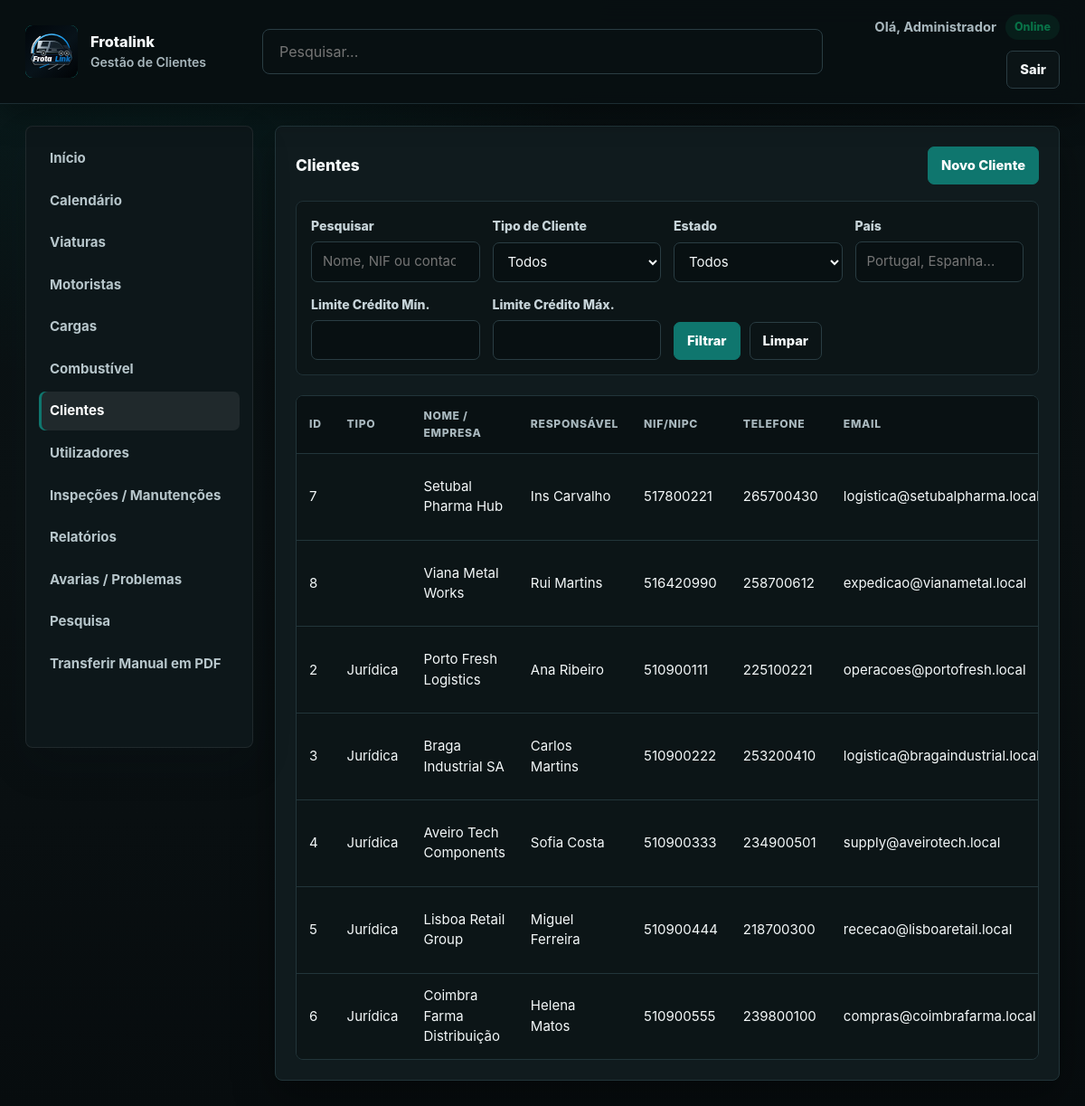
The app's page /frotas/clientes_listar.php (signed in) with its own data.
### tables this page shows
CREATE TABLE `clientes` (
  `id` int(11) NOT NULL,
  `tipo_cliente` enum('Física','Jurídica') NOT NULL DEFAULT 'Física',
  `nome` varchar(255) NOT NULL,
  `responsavel_contacto` varchar(255) DEFAULT NULL,
  `nif_nipc` varchar(100) NOT NULL,
  `morada_fiscal` varchar(255) DEFAULT NULL,
  `codigo_postal` varchar(50) DEFAULT NULL,
  `localidade` varchar(100) DEFAULT NULL,
  `pais` varchar(100) DEFAULT NULL,
  `telefone` varchar(50) DEFAULT NULL,
  `email` varchar(255) DEFAULT NULL,
  `website` varchar(255) DEFAULT NULL,
  `limite_credito` decimal(12,2) DEFAULT 0.00,
  `prazo_pagamento_dias` int(11) DEFAULT 30,
  `estado_cliente` enum('Ativo','Bloqueado','Inativo') NOT NULL DEFAULT 'Ativo',
  `created_at` timestamp NOT NULL DEFAULT current_timestamp(),
  `lat` decimal(10,7) DEFAULT NULL,
  `lon` decimal(10,7) DEFAULT NULL
);

### frotas/config.php (called while the page is built, shortened)
<?php
function currentUserRole(): string {
    return $_SESSION['nivel_acesso'] ?? '';
}
function isAdmin(): bool {
    return currentUserRole() === 'admin';
}
function canManageOperations(): bool {
    return isAdmin() || isGestor();
}
function canManageUsers(): bool {
    return isAdmin();
}

### frotas/clientes_listar.php (the view, shortened to what this page needs)
<?php
require_once 'config.php';
$activePage = 'clientes';
$conn = getDbConnection();
$search = trim($_GET['search'] ?? '');
$pais = trim($_GET['pais'] ?? '');
$min_limite_credito = trim($_GET['min_limite_credito'] ?? '');
$max_limite_credito = trim($_GET['max_limite_credito'] ?? '');
$query = "SELECT id, tipo_cliente, nome, responsavel_contacto, nif_nipc, email, telefone, pais, limite_credito, estado_cliente, created_at FROM clientes";
$query .= ' ORDER BY created_at DESC';
$result = $conn->query($query);
?>
<!DOCTYPE html>
<html lang="pt-PT">
<head>
    <link rel="stylesheet" href="layout.css">
</head>
<body class="dashboard-page">
    <header class="topbar">
        <div class="brand">
            <button type="button" class="brand-logo" onclick="window.location.href='index.php'" aria-label="Página principal"><img src="assets/logo.svg" alt="Frotalink"></button>
            <div>
                <p class="brand-title">Frotalink</p>
                <span class="brand-subtitle">Gestão de Clientes</span>
            </div>
        </div>
        <form class="topbar-search" method="get" action="pesquisa.php"><input type="search" name="q" placeholder="Pesquisar..." aria-label="Pesquisar"></form>
        <div class="topbar-actions">
            <div class="topbar-stats">
                <span>Olá, <?php echo htmlspecialchars($_SESSION['user']); ?></span>
                <span class="status-pill status-active">Online</span>
            </div>
            <a class="button secondary" href="logout.php">Sair</a>
        </div>
    </header>
    <div class="page-layout">
        <?php include 'sidebar.php'; ?>
        <main class="dashboard-content">
            <section class="widget">
                <div class="widget-header">
                    <h2>Clientes</h2>
                    <a class="button" href="clientes_criar.php">Novo Cliente</a>
                </div>
                <form method="get" action="clientes_listar.php" class="filter-form">
                    <div class="filter-row">
                        <label for="search">Pesquisar</label>
                        <input type="search" id="search" name="search" value="<?php echo htmlspecialchars($search); ?>" placeholder="Nome, NIF ou contacto">
                    </div>
                    <div class="filter-row">
                        <label for="tipo_cliente">Tipo de Cliente</label>
                        <select id="tipo_cliente" name="tipo_cliente">
                            <option value="">Todos</option>
                        </select>
                    </div>
                    <div class="filter-row">
                        <label for="estado_cliente">Estado</label>
                        <select id="estado_cliente" name="estado_cliente">
                            <option value="">Todos</option>
                        </select>
                    </div>
                    <div class="filter-row">
                        <label for="pais">País</label>
                        <input type="text" id="pais" name="pais" value="<?php echo htmlspecialchars($pais); ?>" placeholder="Portugal, Espanha...">
                    </div>
                    <div class="filter-row">
                        <label for="min_limite_credito">Limite Crédito Mín.</label>
                        <input type="number" step="0.01" id="min_limite_credito" name="min_limite_credito" value="<?php echo htmlspecialchars($min_limite_credito); ?>">
                    </div>
                    <div class="filter-row">
                        <label for="max_limite_credito">Limite Crédito Máx.</label>
                        <input type="number" step="0.01" id="max_limite_credito" name="max_limite_credito" value="<?php echo htmlspecialchars($max_limite_credito); ?>">
                    </div>
                    <div class="filter-actions">
                        <button type="submit" class="button">Filtrar</button>
                        <a class="button secondary" href="clientes_listar.php">Limpar</a>
                    </div>
                </form>
                <?php if ($result && $result->num_rows > 0): ?>
                    <div class="table-responsive">
                        <table>
                            <thead>
                                <tr>
                                    <th>ID</th>
                                    <th>Tipo</th>
                                    <th>Nome / Empresa</th>
                                    <th>Responsável</th>
                                    <th>NIF/NIPC</th>
                                    <th>Telefone</th>
                                    <th>Email</th>
                                </tr>
                            </thead>
                            <tbody>
                                <?php while ($row = $result->fetch_assoc()): ?>
                                    <tr>
                                        <td><?php echo htmlspecialchars($row['id']); ?></td>
                                        <td><?php echo htmlspecialchars($row['tipo_cliente']); ?></td>
                                        <td><?php echo htmlspecialchars($row['nome']); ?></td>
                                        <td><?php echo htmlspecialchars($row['responsavel_contacto']); ?></td>
                                        <td><?php echo htmlspecialchars($row['nif_nipc']); ?></td>
                                        <td><?php echo htmlspecialchars($row['telefone']); ?></td>
                                        <td><?php echo htmlspecialchars($row['email']); ?></td>
                                    </tr>
                                <?php endwhile; ?>
                            </tbody>
                        </table>
                    </div>
                <?php else: ?>
                    <p>Nenhum cliente encontrado.</p>
                <?php endif; ?>
            </section>
        </main>
    </div>
</body>
</html>

### frotas/sidebar.php
<aside class="sidebar">
    <nav>
        <?php if (canManageOperations()): ?>
            <a class="sidebar-link <?php echo isset($activePage) && $activePage === 'inicio' ? 'active' : ''; ?>" href="index.php">Início</a>
            <a class="sidebar-link <?php echo isset($activePage) && $activePage === 'calendario' ? 'active' : ''; ?>" href="calendario.php">Calendário</a>
            <a class="sidebar-link <?php echo isset($activePage) && $activePage === 'viaturas' ? 'active' : ''; ?>" href="viaturas_listar.php">Viaturas</a>
            <a class="sidebar-link <?php echo isset($activePage) && $activePage === 'motoristas' ? 'active' : ''; ?>" href="motoristas_listar.php">Motoristas</a>
        <?php endif; ?>
        <a class="sidebar-link <?php echo isset($activePage) && $activePage === 'cargas' ? 'active' : ''; ?>" href="cargas_listar.php">Cargas</a>
        <a class="sidebar-link <?php echo isset($activePage) && $activePage === 'combustivel' ? 'active' : ''; ?>" href="combustivel_listar.php">Combustível</a>
        <?php if (canManageOperations()): ?>
            <a class="sidebar-link <?php echo isset($activePage) && $activePage === 'clientes' ? 'active' : ''; ?>" href="clientes_listar.php">Clientes</a>
            <?php if (canManageUsers()): ?>
                <a class="sidebar-link <?php echo isset($activePage) && $activePage === 'utilizadores' ? 'active' : ''; ?>" href="users_listar.php">Utilizadores</a>
            <?php endif; ?>
            <a class="sidebar-link <?php echo isset($activePage) && $activePage === 'manutencoes' ? 'active' : ''; ?>" href="manutencoes_listar.php">Inspeções / Manutenções</a>
            <a class="sidebar-link <?php echo isset($activePage) && $activePage === 'relatorios' ? 'active' : ''; ?>" href="relatorios.php">Relatórios</a>
        <?php endif; ?>
        <a class="sidebar-link <?php echo isset($activePage) && $activePage === 'avarias' ? 'active' : ''; ?>" href="avarias_listar.php">Avarias / Problemas</a>
        <a class="sidebar-link <?php echo isset($activePage) && $activePage === 'pesquisa' ? 'active' : ''; ?>" href="pesquisa.php">Pesquisa</a>
        <a class="sidebar-link" href="docs/Frotalink_Descricao_Projeto_Manual_Utilizador.pdf" download>Transferir Manual em PDF</a>
    </nav>
</aside>

### records on screen
clientes: id "7", nome "Setubal Pharma Hub", responsavel_contacto "Ins Carvalho", nif_nipc "517800221", telefone "265700430", email "logistica@setubalpharma.local"
clientes: id "8", nome "Viana Metal Works", responsavel_contacto "Rui Martins", nif_nipc "516420990", telefone "258700612", email "expedicao@vianametal.local"
clientes: id "2", tipo_cliente "Jurídica", nome "Porto Fresh Logistics", responsavel_contacto "Ana Ribeiro", nif_nipc "510900111", telefone "225100221", email "operacoes@portofresh.local"
clientes: id "3", tipo_cliente "Jurídica", nome "Braga Industrial SA", responsavel_contacto "Carlos Martins", nif_nipc "510900222", telefone "253200410", email "logistica@bragaindustrial.local"
clientes: id "4", tipo_cliente "Jurídica", nome "Aveiro Tech Components", responsavel_contacto "Sofia Costa", nif_nipc "510900333", telefone "234900501", email "supply@aveirotech.local"
clientes: id "5", tipo_cliente "Jurídica", nome "Lisboa Retail Group", responsavel_contacto "Miguel Ferreira", nif_nipc "510900444", telefone "218700300", email "rececao@lisboaretail.local"
clientes: id "6", tipo_cliente "Jurídica", nome "Coimbra Farma Distribuição", responsavel_contacto "Helena Matos", nif_nipc "510900555", telefone "239800100", email "compras@coimbrafarma.local"

### other values on screen
$_SESSION['user'] "Administrador"
